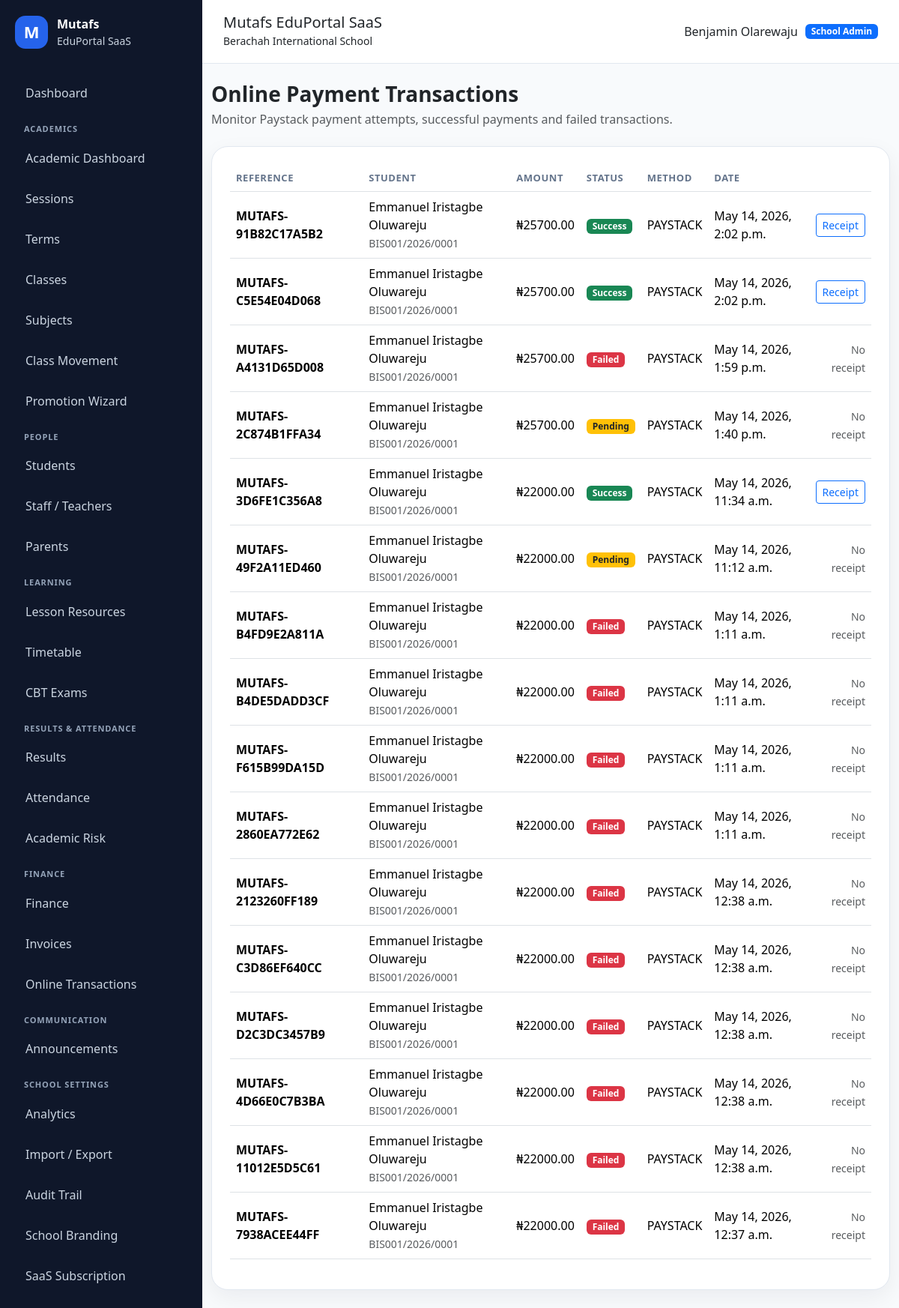
Page /finance/transactions/ (signed in) on the committed database.
### apps/schools/models.py (models this page shows, shortened)
class School(models.Model):
    class SubscriptionStatus(models.TextChoices):
        TRIAL = "TRIAL", "Trial"
        ACTIVE = "ACTIVE", "Active"
        EXPIRED = "EXPIRED", "Expired"
        SUSPENDED = "SUSPENDED", "Suspended"
    name = models.CharField(max_length=255)
    slug = models.SlugField(max_length=255, unique=True, db_index=True)
    portal_subpath = models.SlugField(
        max_length=255,
        unique=True,
        help_text="Public portal path, e.g. berachah-school",
    )
    code = models.CharField(max_length=50, unique=True, db_index=True)
    email = models.EmailField(blank=True)
    phone = models.CharField(max_length=30, blank=True)
    address = models.TextField(blank=True)
    logo = models.ImageField(upload_to="school_logos/", blank=True, null=True)
    result_stamp = models.ImageField(
        upload_to="school_stamps/",
        blank=True,
        null=True,
    )
    is_active = models.BooleanField(default=True)
    is_verified = models.BooleanField(default=False)
    subscription_status = models.CharField(
        max_length=20,
        choices=SubscriptionStatus.choices,
        default=SubscriptionStatus.TRIAL,
        db_index=True,
    )
    subscription_start_date = models.DateField(null=True, blank=True)
    subscription_end_date = models.DateField(null=True, blank=True)
    result_checker_enabled = models.BooleanField(default=True)
    cbt_enabled = models.BooleanField(default=True)
    finance_enabled = models.BooleanField(default=True)
    parent_portal_enabled = models.BooleanField(default=True)
    custom_domain = models.CharField(
        max_length=255,
        blank=True,
        db_index=True,
        help_text="Example: schoolname.com",
    )
    subdomain = models.SlugField(
        max_length=100,
        blank=True,
        db_index=True,
        help_text="Example: brightstar",
    )
    primary_color = models.CharField(
        max_length=20,
        default="#2563eb",
    )
    secondary_color = models.CharField(
        max_length=20,
        default="#0f172a",
    )
    accent_color = models.CharField(
        max_length=20,
        default="#22c55e",
    )
    maintenance_mode = models.BooleanField(default=False)
    maintenance_message = models.TextField(
        blank=True,
        default="This school portal is temporarily under maintenance.",
    )
    storage_limit_mb = models.PositiveIntegerField(default=500)
    allow_custom_branding = models.BooleanField(default=True)
    created_at = models.DateTimeField(auto_now_add=True)
    updated_at = models.DateTimeField(auto_now=True)
    class Meta:
        ordering = ["name"]
        indexes = [
            models.Index(fields=["slug"]),
            models.Index(fields=["portal_subpath"]),
            models.Index(fields=["subscription_status"]),
            models.Index(fields=["is_active"]),
        ]
    @property
    def is_subscription_expired(self):
        if not self.subscription_end_date:
            return False
        return timezone.localdate() > self.subscription_end_date

### apps/accounts/models.py (models this page shows, shortened)
class User(AbstractUser):
    class Role(models.TextChoices):
        SUPER_ADMIN = "SUPER_ADMIN", "Super Admin"
        SCHOOL_ADMIN = "SCHOOL_ADMIN", "School Admin"
        TEACHER = "TEACHER", "Teacher"
        STUDENT = "STUDENT", "Student"
        PARENT = "PARENT", "Parent/Guardian"
    email = models.EmailField(unique=True)
    role = models.CharField(
        max_length=30,
        choices=Role.choices,
        default=Role.STUDENT,
        db_index=True,
    )
    school = models.ForeignKey(
        "schools.School",
        on_delete=models.SET_NULL,
        null=True,
        blank=True,
        related_name="users",
    )
    phone = models.CharField(max_length=30, blank=True)
    profile_picture = models.ImageField(
        upload_to="profiles/",
        blank=True,
        null=True,
    )
    must_change_password = models.BooleanField(default=False)
    last_login_ip = models.GenericIPAddressField(null=True, blank=True)
    last_activity_at = models.DateTimeField(null=True, blank=True)
    failed_login_attempts = models.PositiveIntegerField(default=0)
    created_at = models.DateTimeField(auto_now_add=True)
    updated_at = models.DateTimeField(auto_now=True)
    REQUIRED_FIELDS = ["email"]
    class Meta:
        indexes = [
            models.Index(fields=["role"]),
            models.Index(fields=["school", "role"]),
            models.Index(fields=["email"]),
        ]
    @property
    def is_super_admin(self):
        return self.role == self.Role.SUPER_ADMIN
    @property
    def is_school_admin(self):
        return self.role == self.Role.SCHOOL_ADMIN
    @property
    def is_teacher(self):
        return self.role == self.Role.TEACHER
    @property
    def is_student(self):
        return self.role == self.Role.STUDENT
    @property
    def is_parent(self):
        return self.role == self.Role.PARENT

### apps/finance/models.py (models this page shows, shortened)
class PaymentTransaction(models.Model):
    class Status(models.TextChoices):
        PENDING = "PENDING", "Pending"
        SUCCESS = "SUCCESS", "Success"
        FAILED = "FAILED", "Failed"
    school = models.ForeignKey(
        "schools.School",
        on_delete=models.CASCADE,
        related_name="payment_transactions",
    )
    invoice = models.ForeignKey(
        "finance.StudentInvoice",
        on_delete=models.SET_NULL,
        null=True,
        blank=True,
        related_name="transactions",
    )
    student = models.ForeignKey(
        "students.StudentProfile",
        on_delete=models.CASCADE,
        related_name="payment_transactions",
    )
    reference = models.CharField(
        max_length=120,
        unique=True,
    )
    amount = models.DecimalField(
        max_digits=12,
        decimal_places=2,
    )
    payment_method = models.CharField(
        max_length=50,
        default="PAYSTACK",
    )
    status = models.CharField(
        max_length=20,
        choices=Status.choices,
        default=Status.PENDING,
    )
    gateway_response = models.TextField(
        blank=True,
        null=True,
    )
    paid_at = models.DateTimeField(
        blank=True,
        null=True,
    )
    created_at = models.DateTimeField(
        auto_now_add=True,
    )
    updated_at = models.DateTimeField(
        auto_now=True,
    )

### apps/students/models.py (models this page shows, shortened)
class StudentProfile(models.Model):
    class Gender(models.TextChoices):
        MALE = "MALE", "Male"
        FEMALE = "FEMALE", "Female"
    class Status(models.TextChoices):
        ACTIVE = "ACTIVE", "Active"
        GRADUATED = "GRADUATED", "Graduated"
        TRANSFERRED = "TRANSFERRED", "Transferred"
        SUSPENDED = "SUSPENDED", "Suspended"
        WITHDRAWN = "WITHDRAWN", "Withdrawn"
    user = models.OneToOneField(
        settings.AUTH_USER_MODEL,
        on_delete=models.CASCADE,
        related_name="student_profile",
    )
    school = models.ForeignKey(
        "schools.School",
        on_delete=models.CASCADE,
        related_name="students",
    )
    current_class = models.ForeignKey(
        "academics.SchoolClass",
        on_delete=models.SET_NULL,
        null=True,
        blank=True,
        related_name="students",
    )
    admission_number = models.CharField(max_length=50, unique=True, db_index=True)
    passkey = models.CharField(max_length=20, unique=True, db_index=True)
    result_token = models.CharField(max_length=80, unique=True, blank=True, db_index=True)
    result_qr = models.ImageField(upload_to="result_qr_codes/", blank=True, null=True)
    surname = models.CharField(max_length=100, db_index=True)
    first_name = models.CharField(max_length=100)
    middle_name = models.CharField(max_length=100, blank=True)
    gender = models.CharField(max_length=10, choices=Gender.choices)
    date_of_birth = models.DateField(null=True, blank=True)
    passport = models.ImageField(upload_to="student_passports/", blank=True, null=True)
    guardian_name = models.CharField(max_length=150, blank=True)
    guardian_phone = models.CharField(max_length=30, blank=True)
    guardian_email = models.EmailField(blank=True)
    address = models.TextField(blank=True)
    status = models.CharField(max_length=20, choices=Status.choices, default=Status.ACTIVE)
    admission_date = models.DateField(default=timezone.localdate)
    created_at = models.DateTimeField(auto_now_add=True)
    updated_at = models.DateTimeField(auto_now=True)
    class Meta:
        ordering = ["surname", "first_name"]
        indexes = [
            models.Index(fields=["school", "current_class"]),
            models.Index(fields=["school", "status"]),
            models.Index(fields=["surname"]),
            models.Index(fields=["admission_number"]),
            models.Index(fields=["passkey"]),
        ]
    @property
    def full_name(self):
        names = [self.surname, self.first_name, self.middle_name]
        return " ".join([name for name in names if name]).strip()

### apps/finance/views.py (the view)
@login_required
@role_required(User.Role.SCHOOL_ADMIN)
def payment_transaction_list(request):
    school = current_school(request)
    transactions = PaymentTransaction.objects.filter(
        school=school,
    ).select_related(
        "student",
        "student__user",
        "invoice",
    ).order_by("-created_at")
    return render(request, "finance/payment_transactions.html", {
        "transactions": transactions,
    })

### apps/core/context_processors.py (called while the page is built)
def global_context(request):
    user = getattr(request, "user", None)
    current_school = None
    subscription_expired = False
    if user and user.is_authenticated:
        current_school = getattr(user, "school", None)
        subscription_expired = getattr(request, "subscription_expired", False)
    return {
        "APP_NAME": "Mutafs EduPortal SaaS",
        "COMPANY_NAME": "Mutafs Global Technology",
        "current_school": current_school,
        "subscription_expired": subscription_expired,
    }

### apps/finance/views.py (called while the page is built)
def current_school(request):
    return request.user.school

### apps/messaging/context_processors.py (called while the page is built)
def unread_messages_count(request):
    if not request.user.is_authenticated:
        return {
            "global_unread_messages_count": 0,
        }
    count = MessageReadStatus.objects.filter(
        user=request.user,
        is_read=False,
    ).count()
    return {
        "global_unread_messages_count": count,
    }

### apps/notifications/context_processors.py (called while the page is built)
def notification_context(request):
    if not request.user.is_authenticated:
        return {}
    notifications = UserNotification.objects.select_related(
        "announcement"
    ).filter(
        user=request.user,
        announcement__is_active=True,
        announcement__publish_at__lte=timezone.now(),
        is_read=False,
    )[:5]
    return {
        "global_notifications": notifications,
        "global_unread_notifications_count": notifications.count(),
    }

### apps/schools/context_processors.py (called while the page is built)
def tenant_context(request):
    school = None
    if request.user.is_authenticated:
        school = getattr(request.user, "school", None)
    return {
        "tenant_school": school,
    }

### templates/finance/payment_transactions.html
{% extends "base.html" %}
{% block content %}
<div class="d-flex justify-content-between align-items-center mb-4">
    <div>
        <h3 class="fw-bold mb-1">Online Payment Transactions</h3>
        <p class="text-muted mb-0">
            Monitor Paystack payment attempts, successful payments and failed transactions.
        </p>
    </div>
</div>
<div class="content-card">
    <div class="table-responsive">
        <table class="table align-middle">
            <thead>
                <tr>
                    <th>Reference</th>
                    <th>Student</th>
                    <th>Amount</th>
                    <th>Status</th>
                    <th>Method</th>
                    <th>Date</th>
                    <th></th>
                </tr>
            </thead>
            <tbody>
                {% for transaction in transactions %}
                    <tr>
                        <td>
                            <strong>{{ transaction.reference }}</strong>
                        </td>
                        <td>
                            {{ transaction.student.full_name }}<br>
                            <small class="text-muted">
                                {{ transaction.student.admission_number }}
                            </small>
                        </td>
                        <td>₦{{ transaction.amount }}</td>
                        <td>
                            {% if transaction.status == "SUCCESS" %}
                                <span class="badge bg-success">Success</span>
                            {% elif transaction.status == "FAILED" %}
                                <span class="badge bg-danger">Failed</span>
                            {% else %}
                                <span class="badge bg-warning text-dark">Pending</span>
                            {% endif %}
                        </td>
                        <td>{{ transaction.payment_method }}</td>
                        <td>
                            {{ transaction.paid_at|default:transaction.created_at }}
                        </td>
                        <td class="text-end">
                            {% if transaction.status == "SUCCESS" %}
                                <a href="{% url 'online_payment_receipt' transaction.id %}"
                                   class="btn btn-sm btn-outline-primary">
                                    Receipt
                                </a>
                            {% else %}
                                <span class="text-muted small">No receipt</span>
                            {% endif %}
                        </td>
                    </tr>
                {% empty %}
                    <tr>
                        <td colspan="7" class="text-center text-muted py-4">
                            No online payment transactions yet.
                        </td>
                    </tr>
                {% endfor %}
            </tbody>
        </table>
    </div>
</div>
{% endblock %}

### templates/partials/navbar.html
<header class="topbar">
    <div>
        <h5 class="mb-0">{{ APP_NAME }}</h5>
        {% if current_school %}
            <small>{{ current_school.name }}</small>
        {% else %}
            <small>{{ COMPANY_NAME }}</small>
        {% endif %}
    </div>
    <div class="topbar-user">
        {% if request.user.is_authenticated %}
            <span>{{ request.user.get_full_name|default:request.user.username }}</span>
            <span class="badge bg-primary">{{ request.user.get_role_display }}</span>
        {% endif %}
    </div>
</header>

### static/css/dashboard.css (style rules this page uses)
:root { --primary: #2563eb; --dark: #0f172a; --muted: #64748b; --bg: #f8fafc; --card: #ffffff; --border: #e2e8f0; }
body { background: var(--bg); font-family: system-ui, -apple-system, BlinkMacSystemFont, "Segoe UI", sans-serif; }
.topbar { background: white; border-bottom: 1px solid var(--border); padding: 18px 28px; display: flex; justify-content: space-between; align-items: center; }
.topbar-user { display: flex; gap: 10px; align-items: center; }
.content-card { background: #ffffff; border: 1px solid var(--border); border-radius: 22px; padding: 24px; box-shadow: 0 10px 30px rgba(15, 23, 42, 0.06); }
.table thead th { color: #64748b; font-size: 13px; text-transform: uppercase; letter-spacing: 0.04em; }

### rows in the picture
School: name "Berachah International School"
User: user.get_full_name "Benjamin Olarewaju", user.role "School Admin"
PaymentTransaction: status "Success"
PaymentTransaction: status "Success"
PaymentTransaction: status "Failed"
PaymentTransaction: status "Pending"
PaymentTransaction: status "Success"
PaymentTransaction: status "Pending"
PaymentTransaction: status "Failed"
PaymentTransaction: status "Failed"
PaymentTransaction: status "Failed"
PaymentTransaction: status "Failed"
PaymentTransaction: status "Failed"
PaymentTransaction: status "Failed"
PaymentTransaction: status "Failed"
PaymentTransaction: status "Failed"
PaymentTransaction: status "Failed"
PaymentTransaction: status "Failed"

### other values in the picture
{{ APP_NAME }} "Mutafs EduPortal SaaS"
